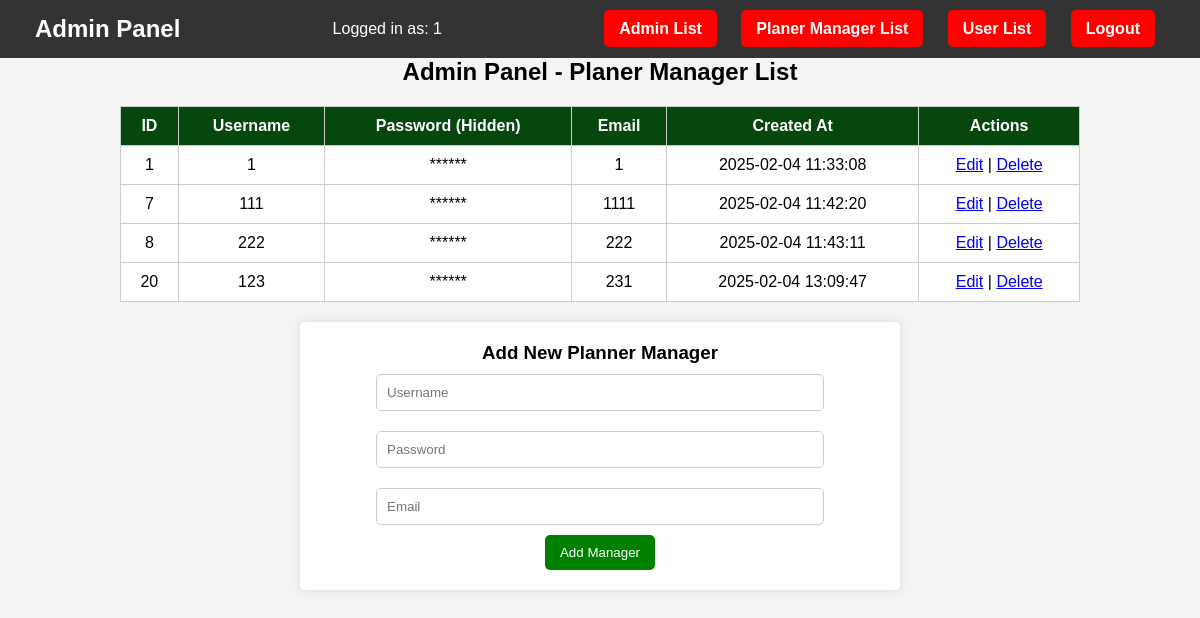
/AdminIndex2.php (signed in), run on the app's committed database.
### tables this page shows
CREATE TABLE `managerregister_db` (
  `id` int(11) NOT NULL,
  `user_name` varchar(50) NOT NULL,
  `password` varchar(255) NOT NULL,
  `email` varchar(100) NOT NULL,
  `created_at` timestamp NOT NULL DEFAULT current_timestamp()
);

### AdminIndex2.php (the view, shortened to what this page needs)
<?php
require_once 'db_connection.php';
$logged_in_user = isset($_SESSION['user_name']) ? $_SESSION['user_name'] : 'Unknown User';
$result = $conn->query("SELECT * FROM managerregister_db");
?>
<!DOCTYPE html>
<html lang="en">
<head>
</head>
<body>
<div class="header">
    <h2>Admin Panel</h2>
    <div class="user-info">Logged in as: <?= htmlspecialchars($logged_in_user) ?></div>
    <div class="nav-links">
        <a href="AdminIndex.php">Admin List</a>
        <a href="AdminIndex2.php">Planer Manager List</a>
        <a href="AdminIndex3.php">User List</a>
        <a href="AdminLogin.php">Logout</a>
    </div>
</div>
<h2>Admin Panel - Planer Manager List</h2>
<table>
    <tr>
        <th>ID</th>
        <th>Username</th>
        <th>Password (Hidden)</th>
        <th>Email</th>
        <th>Created At</th>
        <th>Actions</th>
    </tr>
    <?php while ($row = $result->fetch_assoc()): ?>
        <tr>
            <td><?= $row['id'] ?></td>
            <td><?= $row['user_name'] ?></td>
            <td>******</td>
            <td><?= $row['email'] ?></td>
            <td><?= $row['created_at'] ?></td>
            <td>
                <a href="AdminIndex2.php?edit=<?= $row['id'] ?>">Edit</a> |
                <a href="AdminIndex2.php?delete=<?= $row['id'] ?>" onclick="return confirm('Are you sure?')">Delete</a>
            </td>
        </tr>
    <?php endwhile; ?>
</table>
<?php if (!isset($_GET['edit'])): ?>
    <div class="add-form">
        <h3>Add New Planner Manager</h3>
        <form method="POST">
            <input type="text" name="user_name" placeholder="Username" required>
            <input type="password" name="password" placeholder="Password" required>
            <input type="email" name="email" placeholder="Email" required>
            <button type="submit" name="add_user">Add Manager</button>
        </form>
    </div>
<?php endif; ?>
</body>
</html>

### AdminIndex2.php (style rules this page uses)
* { margin: 0; padding: 0; box-sizing: border-box; font-family: Arial, sans-serif; }
body { background-color: #f4f4f4; text-align: center; }
.header { background: #333; color: white; padding: 15px; display: flex; justify-content: space-between; align-items: center; }
.header h2 { margin-left: 20px; }
.header .nav-links { margin-right: 20px; }
.header a { color: white; text-decoration: none; margin: 0 10px; font-weight: bold; padding: 10px 15px; background: red; border-radius: 5px; }
table { width: 80%; margin: 20px auto; border-collapse: collapse; background: white; }
th, td { border: 1px solid #ccc; padding: 10px; text-align: center; }
th { background: #05470d; color: white; }
.add-form { margin-top: 20px; padding: 20px; background: white; width: 50%; margin: auto; border-radius: 5px; box-shadow: 0 0 10px rgba(0, 0, 0, 0.1); }
.add-form input { width: 80%; padding: 10px; margin: 10px 0; border: 1px solid #ccc; border-radius: 5px; }
.add-form button { background: green; color: white; padding: 10px 15px; border: none; cursor: pointer; border-radius: 5px; }

### data on the page
managerregister_db: id "1", user_name "1", email "1", created_at "2025-02-04 11:33:08"
managerregister_db: id "7", user_name "111", email "1111", created_at "2025-02-04 11:42:20"
managerregister_db: id "8", user_name "222", email "222", created_at "2025-02-04 11:43:11"
managerregister_db: id "20", user_name "123", email "231", created_at "2025-02-04 13:09:47"

### other printed values
$logged_in_user "1"
